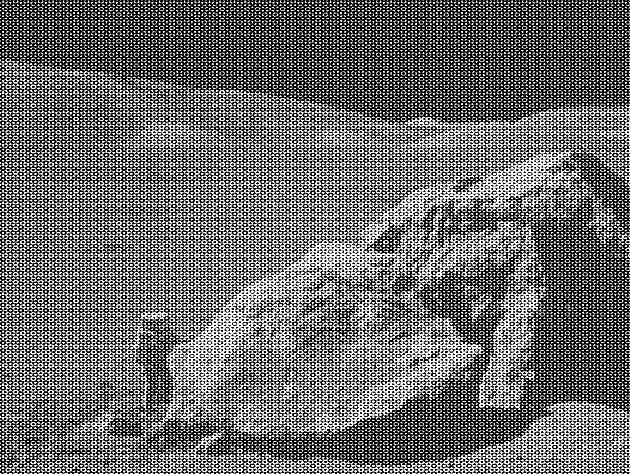
#> input picture moonlanding.png, 630 x 474 px
$ jupyter execute --allow-errors 07.2ex_Algorithms.ipynb   (shell and % lines are left out)
#> lines starting #> are read from the running program, lines starting #| are printed output that depends on the picture
1\. **Maximum wind speed prediction at the Sprogø station**

The exercise goal is to predict the maximum wind speed occurring every 50 years even if no measure exists for such a period. The available data are only measured over 21 years at the Sprogø meteorological station located in Denmark.

The annual maxima are supposed to fit a normal probability density function. However such function is not going to be estimated because it gives a probability from a wind speed maxima. Finding the maximum wind speed occurring every 50 years requires the opposite approach, the result needs to be found from a defined probability. That is the quantile function role and the exercise goal will be to find it. In the current model, it is supposed that the maximum wind speed occurring every 50 years is defined as the upper 2% quantile.

By definition, the quantile function is the inverse of the cumulative distribution function. The latter describes the probability distribution of an annual maxima. In the exercise, the cumulative probability $p_i$ for a given year i is defined as $p_i = i/(N+1)$ with $N = 21$, the number of measured years. Thus it will be possible to calculate the cumulative probability of every measured wind speed maxima. From those experimental points, the scipy.interpolate module will be very useful for fitting the quantile function. Finally the 50 years maxima is going to be evaluated from the cumulative probability of the 2% quantile.

Practically, load the dataset:

```python
import numpy as np
max_speeds = np.load('max-speeds.npy')
years_nb = max_speeds.shape[0]
```

Compute then the cumulative probability $p_i$ (`cprob`) and sort the maximum speeds from the data. Use then the  UnivariateSpline from scipy.interpolate to define a quantile function and thus estimate the probabilities.

In the current model, the maximum wind speed occurring every 50 years is defined as the upper 2% quantile. As a result, the cumulative probability value will be:

```python
fifty_prob = 1. - 0.02
```

So the storm wind speed occurring every 50 years can be guessed as:

``` python
fifty_wind = quantile_func(fifty_prob)
```

[cell 1]
import numpy as np

#> (the rest of this cell did not finish here and is left out)

[cell 2]
import scipy.interpolate as interpolate
#> (the rest of this cell did not finish here and is left out)

[cell 3]
import matplotlib.pyplot as plt

X = np.linspace(0,1,100)
#> (the rest of this cell did not finish here and is left out)

[cell 4]
fifty_max_prob = 1. - 0.02
print("Estimation of max speed over a 50 year period:")
#> (the rest of this cell did not finish here and is left out)

2\. **Curve fitting of temperature in Alaska**

The temperature extremes in Alaska for each month, starting in January, are given by (in degrees Celcius):

max:  17,  19,  21,  28,  33,  38, 37,  37,  31,  23,  19,  18

min: -62, -59, -56, -46, -32, -18, -9, -13, -25, -46, -52, -58

* Plot these temperature extremes.
* Define a function that can describe min and max temperatures.
* Fit this function to the data with scipy.optimize.curve_fit().
* Plot the result. Is the fit reasonable? If not, why?
* Is the time offset for min and max temperatures the same within the fit accuracy?

[cell 5]
months = np.arange(1,13)
Max_T = np.array([17,  19,  21,  28,  33,  38, 37,  37,  31,  23,  19,  18])
Min_T = np.array([-62, -59, -56, -46, -32, -18, -9, -13, -25, -46, -52, -58])
print("Max temperature ", Max_T)
print("Min temperature ", Min_T )


plt.plot(months, Max_T,'ob', label="Max temperature")
plt.plot(months, Min_T,'ob',color='salmon', label="Min temperature")


plt.ylabel("Temperature")
plt.xlabel("Months")
plt.legend()
plt.grid(True)
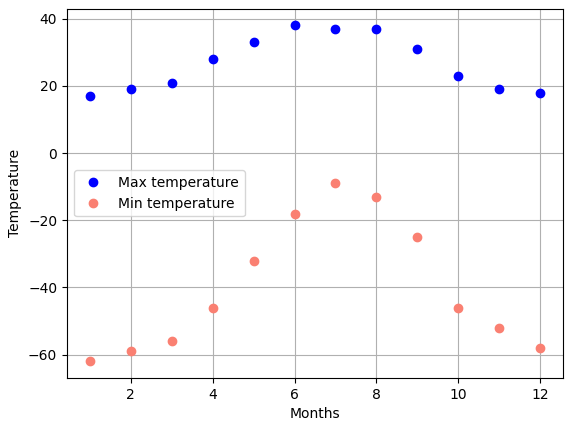
#> figure drawn by matplotlib, 1 panel; curve peaks at x = 6, y = 38; curve peaks at x = 7, y = -9

[cell 6]
from scipy import optimize

Func = lambda x,A,m,D,C : A*np.exp(-(x-m)**2/(2*D))+C

[cell 7]
popt_max,pcov_max = optimize.curve_fit(Func,months,Max_T,p0=[7,1.5,15,20])

popt_min,pcov_min = optimize.curve_fit(Func,months,Min_T,p0=[60,8,2,-60])

[cell 8]
fig = plt.figure(figsize=[20,8])

ax1 = fig.add_subplot(1,2,1)
ax2 = fig.add_subplot(1,2,2)

months_fine = np.linspace(1,12,12)

ax1.set_title("MAX_T")
ax1.plot(months,Max_T,'ob',linestyle='')
ax1.plot(months_fine,Func(months_fine,*popt_max),linestyle='-')

ax1.set_ylabel("Temperature")
ax1.set_xlabel("Months")

ax1.grid(True)


ax2.set_title("MIN_T")
ax2.plot(months,Min_T,'ob',linestyle='')
ax2.plot(months_fine,Func(months_fine,*popt_min),linestyle='-')

ax2.set_ylabel("Temperature")
ax2.set_xlabel("Months")

ax2.grid(True)


plt.show()
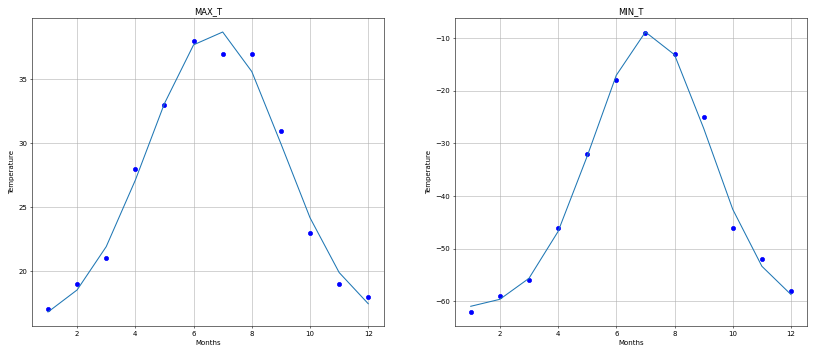
#> figure drawn by matplotlib, 2 panels; panel 1: curve peaks at x = 6, y = 38; panel 1: curve peaks at x = 7, y = 38.72; panel 2: curve peaks at x = 7, y = -9; panel 2: curve peaks at x = 7, y = -8.85

3\. **2D minimization of a six-hump camelback function**

$$
f(x,y) = \left(4-2.1x^2+\frac{x^4}{3} \right) x^2 +xy + (4y^2 -4)y^2
$$

has multiple global and local minima. Find the global minima of this function.

Hints:

* Variables can be restricted to $-2 < x < 2$ and $-1 < y < 1$.
* Use numpy.meshgrid() and pylab.imshow() to find visually the regions.
* Use scipy.optimize.minimize(), optionally trying out several of its methods.

How many global minima are there, and what is the function value at those points? What happens for an initial guess of $(x, y) = (0, 0)$ ?

[cell 9]
def f(X):
    x,y = X
    return (4-2.1*x**2+x**4/3)*x**2 + x*y + (4*y**2-4)*y**2

[cell 10]
nx=200
ny=201

xBound=[-2,2]
yBound=[-1,1]

xp,yp = np.meshgrid( np.linspace(xBound[0],xBound[1],nx), np.linspace(yBound[0],yBound[1],ny) )
print(xp.shape)

fp=np.zeros((ny,nx))
for j in range(ny):
    for i in range(nx):
        fp[j,i]=(4-2.1*xp[j,i]**2+xp[j,i]**4/3)*xp[j,i]**2 + xp[j,i]*yp[j,i] + (4*yp[j,i]**2-4)*yp[j,i]**2

plt.figure(figsize=(15,5))
plt.imshow(fp,aspect='auto',cmap='jet',extent=[xBound[0],xBound[1],yBound[0],yBound[1]])
plt.colorbar()
plt.show()
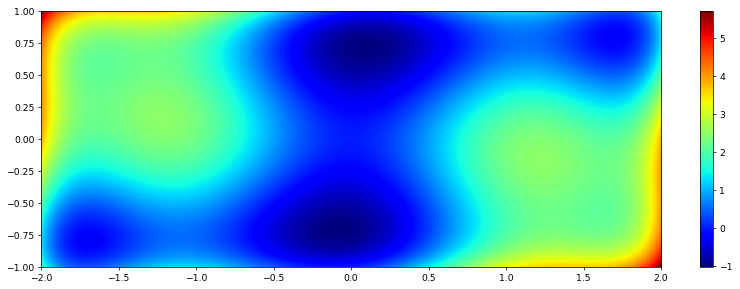
#> figure drawn by matplotlib, 2 panels

[cell 11]
import scipy.optimize as opt

#computing local min
xRangeList=[[-2,-1],[-1,0],[0,1],[1,2]]
yRangeList=[[-1,-0.5],[-0.5,0],[0,0.5],[0.5,1]]

fminList=[]
xminList=[]
for ix in range(4):
    for iy in range(4):
        xRange=xRangeList[ix]
        yRange=yRangeList[iy]

        x0=(xRange[0]+xRange[1])/2
        y0=(yRange[0]+yRange[1])/2

        opt_=opt.minimize(fun=f,x0=[x0,y0], bounds=[xRange,yRange], method="L-BFGS-B",tol=1e-6, options={"maxiter":200,'finite_diff_rel_step':1e-6} )

        fminList.append(opt_.fun)
        xminList.append(opt_.x)

#find the global min
fminGlobal=fminList[0]
xminGlobal=xminList[0]
for i in range(1,len(fminList)):
    if fminList[i]<fminGlobal:
       fminGlobal=fminList[i]
       xminGlobal=xminList[i]

print('local minima f:',fminList)
print('local minima x:',xminList)
print('global minimum f',fminGlobal)
print('global minimum x,y',xminGlobal)

4\. **FFT of a simple dataset**

Performe a periodicity analysis on the lynxs-hares population

[cell 12]
import numpy as np
import scipy.fftpack as fft
import pandas as pd
#> (the rest of this cell did not finish here and is left out)

[cell 13]
import numpy as np
from scipy import fftpack
from matplotlib import pyplot as plt

#> (the rest of this cell did not finish here and is left out)

5\. **FFT of an image**

* Examine the provided image `moonlanding.png`, which is heavily contaminated with periodic noise. In this exercise, we aim to clean up the noise using the Fast Fourier Transform.
* Load the image using pylab.imread().
* Find and use the 2-D FFT function in scipy.fftpack, and plot the spectrum (Fourier transform of) the image. Do you have any trouble visualising the spectrum? If so, why?
* The spectrum consists of high and low frequency components. The noise is contained in the high-frequency part of the spectrum, so set some of those components to zero (use array slicing).
* Apply the inverse Fourier transform to see the resulting image.

[cell 14]
from pylab import imread
moon = imread("moonlanding.png")
#> moon is the input picture: shape (474, 630) float32; min 0, max 1, mean 0.424
fig = plt.figure(figsize=[10,10])
plt.imshow(moon)
moon.shape
#> Out = (474, 630)

[cell 15]
#fft
moon_fft=fft.fft2(moon)

# power of the fft
power = np.abs(moon_fft)

fig = plt.figure(figsize=[10,10])
plt.imshow(np.log10(power))
#plt.imshow(power)
plt.colorbar()
plt.show()
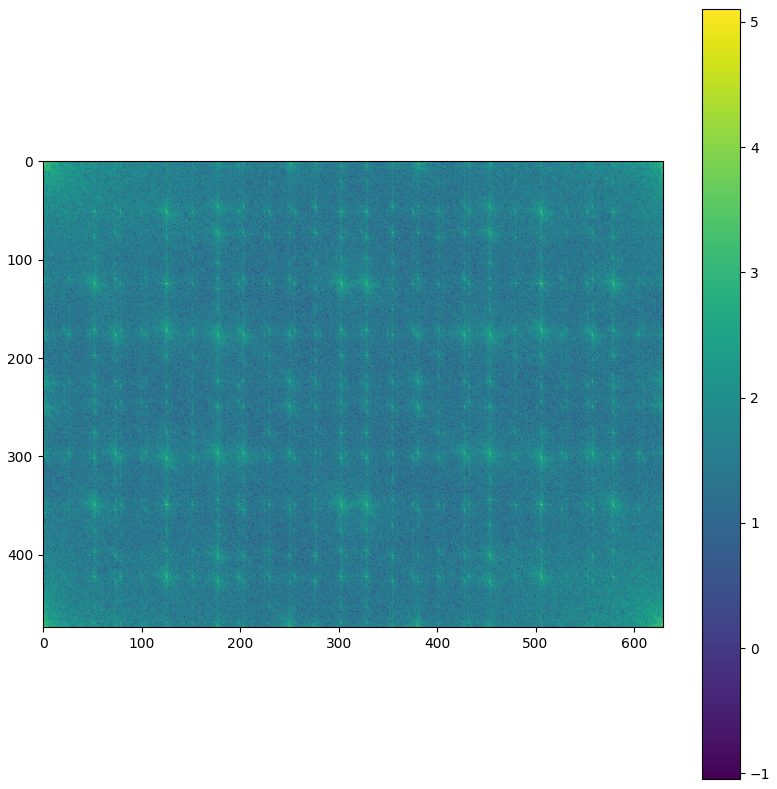
#> figure drawn by matplotlib, 2 panels

[cell 16]
##FILTERING

lfilter_x=70
lfilter_y=50

nx=moon_fft.shape[0]
#> nx = 474
ny=moon_fft.shape[1]
#> ny = 630
moon_fft_filtered=moon_fft.copy()
for j in range(lfilter_y,ny):
    for i in range(lfilter_x,nx):
        moon_fft_filtered[i,j]=0

# IFFT
moon_filtered=fft.ifft2(moon_fft_filtered)

#plot filtered moon
fig = plt.figure(figsize=[10,10])
#plt.imshow(np.log10(abs(moon_filtered)))
plt.imshow((abs(moon_filtered)))
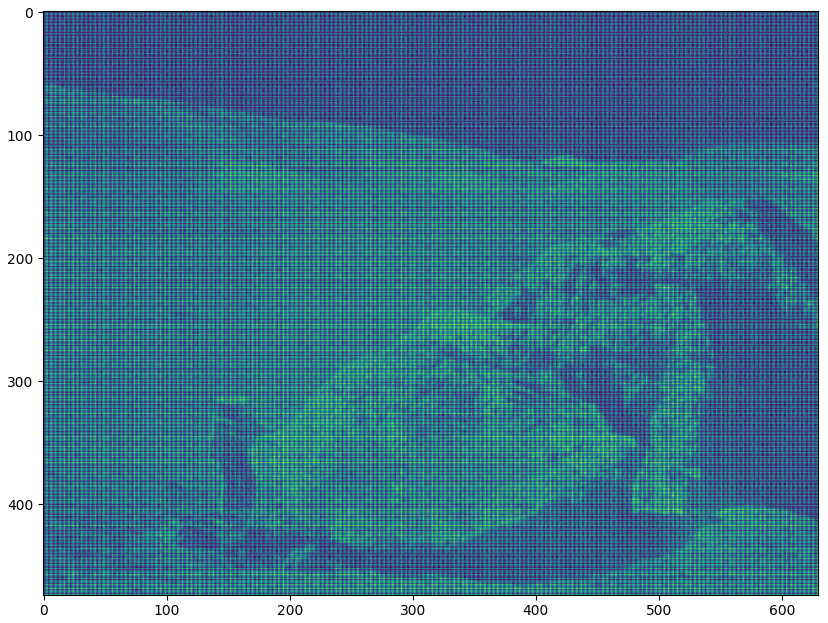
#> figure drawn by matplotlib, 1 panel
